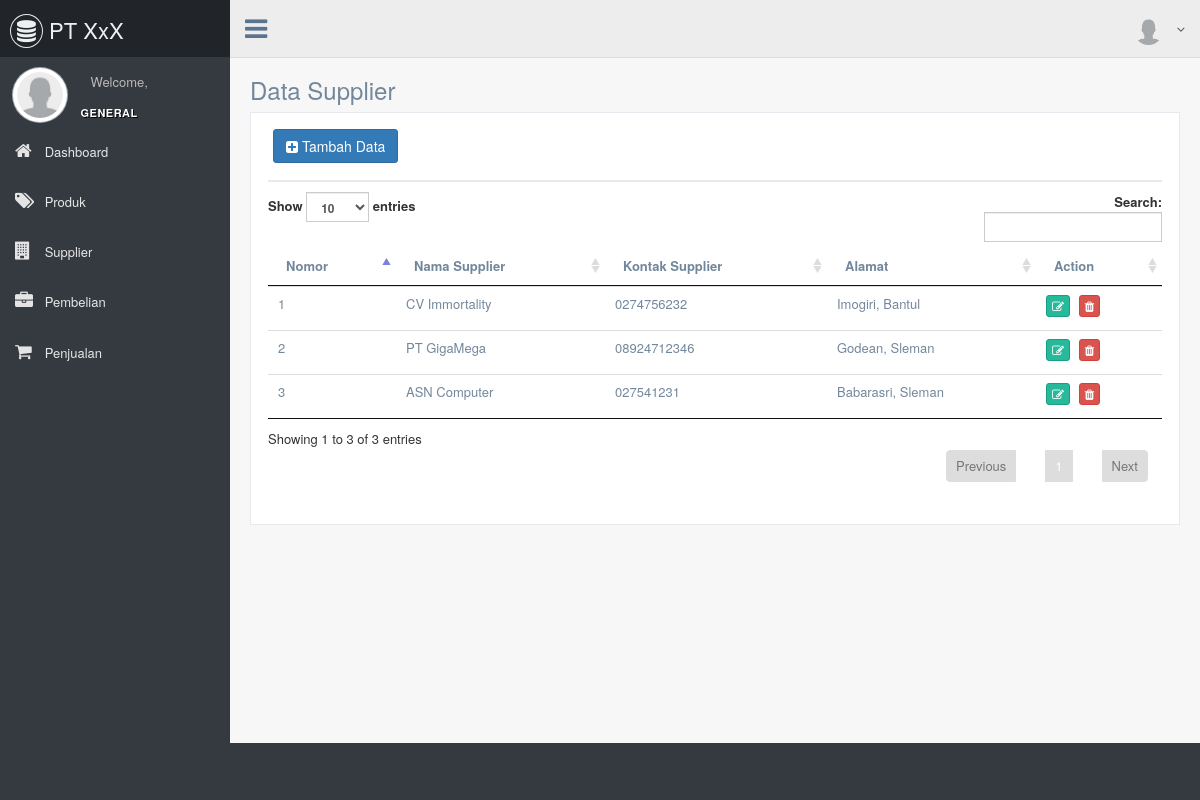
Page /supplier on the committed database.
### tables this page shows
CREATE TABLE `supplier` (
  `id_supplier` int(11) NOT NULL,
  `nama_supplier` varchar(25) NOT NULL,
  `kontak_supplier` varchar(15) NOT NULL,
  `alamat` varchar(255) NOT NULL
);

### application/core/MY_Loader.php (called while the page is built, shortened)
<?php (defined('BASEPATH')) OR exit('No direct script access allowed');
class MY_Loader extends MX_Loader {
public function view($view, $vars = array(), $return = FALSE)
{
list($path, $_view) = Modules::find($view, $this->_module, 'views/');
if($path != FALSE)
{
$view = $_view;
}
return $this->_ci_load(array('_ci_view' => $view, '_ci_vars' => ((method_exists($this,'_ci_object_to_array')) ?
$this->_ci_object_to_array($vars) : $this->_ci_prepare_view_vars($vars)), '_ci_return' => $return));
}
}

### application/modules/supplier/controllers/Supplier.php (called while the page is built, shortened)
<?php
class Supplier extends CI_Controller {
    public function __construct() {
        $this->load->model('Msupplier');
    }
    function index(){
        $data['title'] = 'Data Supplier';
        $data['content'] = 'v_supplier';
        $data['datatables'] = $this->Msupplier->supplier();
        $this->load->view('template',$data);
    }
}

### index.php (called while the page is built, shortened)
<?php
require_once BASEPATH.'core/CodeIgniter.php';

### application/modules/supplier/models/Msupplier.php (called while the page is built, shortened)
<?php
class Msupplier extends CI_Model {
    function supplier(){
        return $this->db->get('supplier');
    }
}

### application/modules/supplier/views/v_supplier.php (the view, shortened to what this page needs)
<div class="x_panel">
    <div class="x_title">
    <h2><button type="button" class="add btn btn-primary"><i class="fa fa-plus-square"></i> Tambah Data </button></h2>
<div class="clearfix"></div>
</div>
<table class="table table-hover table-responsive" id="datatables">
<thead>
    <tr>
        <th>Nomor</th>
        <th>Nama Supplier</th>
        <th>Kontak Supplier</th>
        <th>Alamat</th>
        <th>Action</th>
    </tr>
</thead>
<tbody>
    <?php $no=1;
    foreach($datatables->result() as $row){
        echo "<tr>";
        echo "<td>".$no."</td>";
        echo "<td>".$row->nama_supplier."</td>";
        echo "<td>".$row->kontak_supplier."</td>";
        echo "<td>".$row->alamat."</td>";
        echo "<td>
            <button type='button' class='btn btn-success btn-xs' onclick=edit('".$row->id_supplier."') ><i class='fa fa-edit'></i></button>
            <button type='button' class='btn btn-danger btn-xs' onclick=del('".$row->id_supplier."') ><i class='fa fa-trash'></i></button>
            </td>";
        echo "</tr>";
    $no++;} ?>
</tbody>
</table>
</div>

### rows in the picture
supplier: nama_supplier "CV Immortality", kontak_supplier "0274756232", alamat "Imogiri, Bantul"
supplier: nama_supplier "PT GigaMega", kontak_supplier "08924712346", alamat "Godean, Sleman"
supplier: nama_supplier "ASN Computer", kontak_supplier "027541231", alamat "Babarasri, Sleman"

### other values in the picture
anchor("dashboard","<i class='fa fa-home'></i> Dashboard") "Dashboard"
anchor("produk","<i class='fa fa-tags'></i> Produk") "Produk"
anchor("supplier","<i class='fa fa-building'></i> Supplier") "Supplier"
anchor("pembelian","<i class='fa fa-briefcase'></i> Pembelian") "Pembelian"
anchor("penjualan","<i class='fa fa-shopping-cart'></i> Penjualan") "Penjualan"
$title "Data Supplier"
